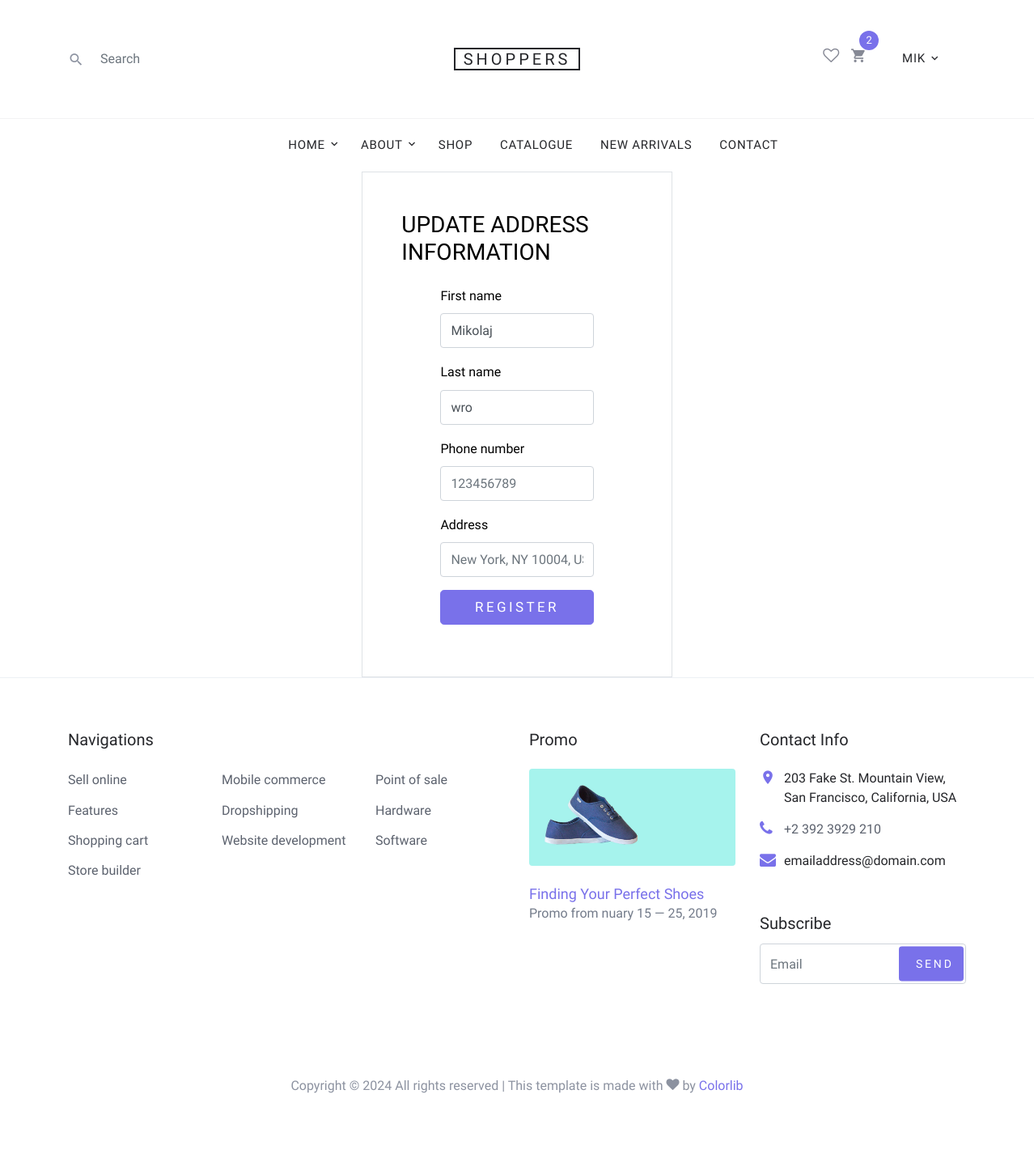
The app's page /user-update-address/ (signed in), older data.
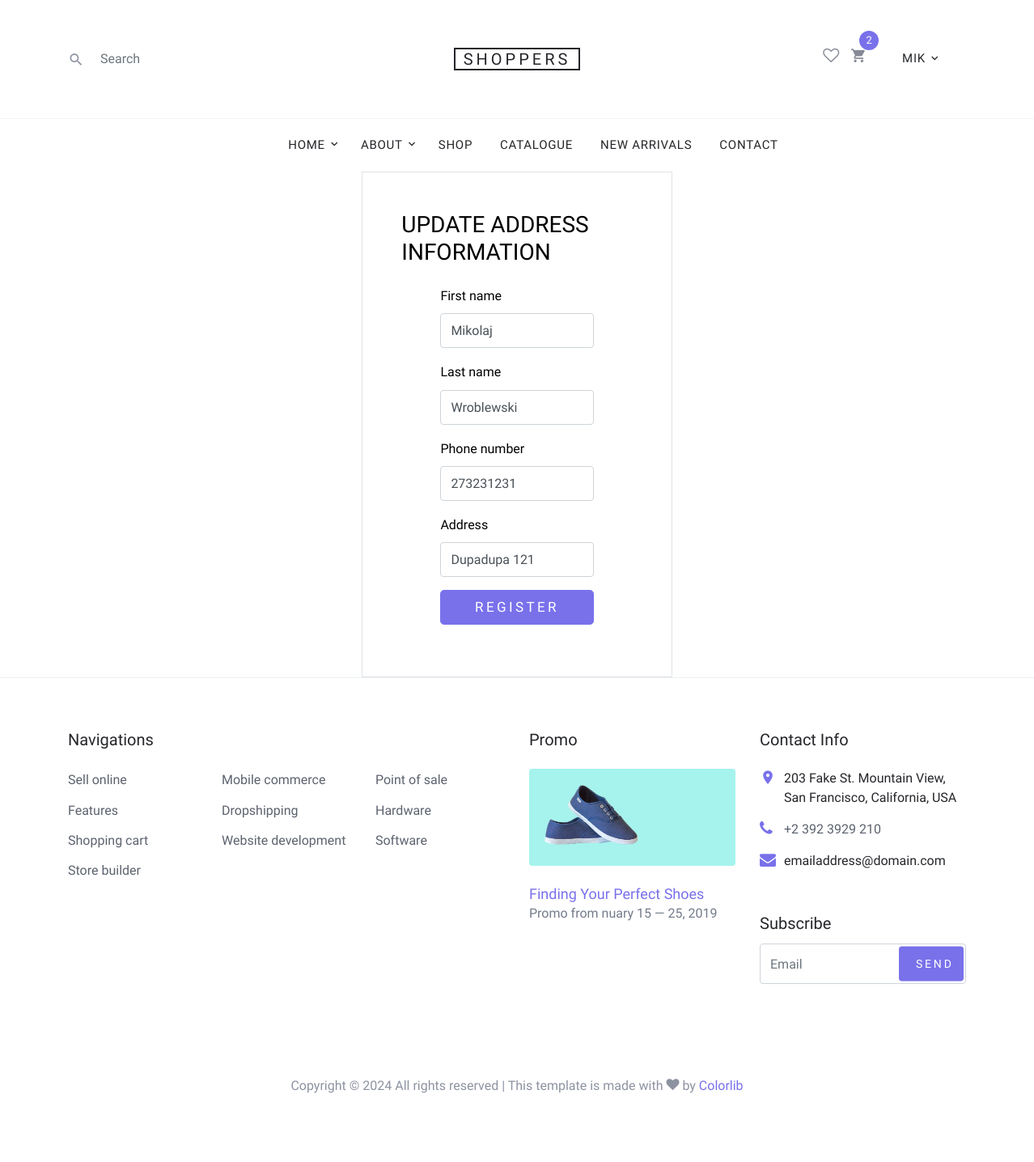
The same page, newer data.
### base/models.py (models this page shows, shortened)
class CustomUser(AbstractUser):
    phone_number = models.CharField(max_length=20, blank=True)
    email = models.EmailField(unique=True, null=True)
    address = models.TextField(blank=True)
    USERNAME_FIELD = 'email'
    REQUIRED_FIELDS = []

### base/views.py (the view, shortened to what this page needs)
# urls.py: path('user-update-address/', views.user_address_update, name='user-update-address'),
def user_address_update(request):
    user = request.user
    username = request.user.username
    form = UserAddressForm(instance=user)
    return render(request, 'base/user-update-address.html', {'form': form})

### base/forms.py
class UserAddressForm(forms.ModelForm):
    first_name = forms.CharField(
        label='First name',
        required=True,
        widget=forms.TextInput(attrs={'class': 'form-control', 'placeholder': 'John'}),
    )
    last_name = forms.CharField(
        label='Last name',
        required=True,
        widget=forms.TextInput(attrs={'class': 'form-control', 'placeholder': 'Doe'}),
    )
    phone_number = forms.CharField(
        label='Phone number',
        required=True,
        widget=forms.TextInput(attrs={'class': 'form-control', 'placeholder': '123456789'}),
    )
    address = forms.CharField(
        label='Address',
        required=True,
        widget=forms.TextInput(attrs={'class': 'form-control', 'placeholder': 'New York, NY 10004, US'}),
    )
    usable_password = None
    class Meta:
        model = CustomUser
        fields = ('first_name', 'last_name', 'phone_number', 'address')

### base/templates/base/user-update-address.html (shortened to what this page needs)
{% extends 'main.html' %}
{% load static %}
{% block content %}
<div class="login-form" style=" width: 30%; margin: 0 auto;">
    <form action="" method="post">
        <div class="p-3 p-lg-5 border">
            <h3 class="mb-4 h3 text-uppercase text-black d-block">Update Address Information</h3>
            {% for field in form %}
            <div class="form-group row">
                <div class="login-form" style=" width: 60%; margin: 0 auto;">
                    <label for="room_name" class="text-black">{{field.label}}</label>
                    {{field}}
                </div>
            </div>
            {% endfor %}
            <div class="form-group row">
                <div class="login-form" style=" width: 60%; margin: 0 auto;">
                    <input type="submit" class="btn btn-primary btn-lg btn-block" value="register">
                </div>
            </div>
        </div>
    </form>
</div>
{% endblock content %}

### templates/main.html (shortened to what this page needs)
<!DOCTYPE html>
{% load static %}
<html lang="en">
  <head>
    <link rel="stylesheet" href="{% static 'fonts/icomoon/style.css' %}">
    <link rel="stylesheet" href="{% static 'styles/bootstrap.min.css' %}">
    <link rel="stylesheet" href="{% static 'styles/magnific-popup.css' %}">
    <link rel="stylesheet" href="{% static 'styles/jquery-ui.css' %}">
    <link rel="stylesheet" href="{% static 'styles/owl.carousel.min.css' %}">
    <link rel="stylesheet" href="{% static 'styles/owl.theme.default.min.css' %}">
    <link rel="stylesheet" href="{% static 'styles/aos.css' %}">
    <link rel="stylesheet" href="{% static 'styles/style.css' %}">
  </head>
<body>
{% include 'navbar.html' %}
{% block content %}
{% endblock %}
{% include 'footer.html' %}
</body>
</html>

### templates/navbar.html (shortened to what this page needs)
{% load static %}
<header class="site-navbar" role="banner">
  <div class="site-navbar-top">
    <div class="container">
      <div class="row align-items-center">
        <div class="col-6 col-md-4 order-2 order-md-1 site-search-icon text-left">
          <form action="" class="site-block-top-search">
            <span class="icon icon-search2"></span>
            <input type="text" class="form-control border-0" placeholder="Search">
          </form>
        </div>
        <div class="col-12 mb-3 mb-md-0 col-md-4 order-1 order-md-2 text-center">
          <div class="site-logo">
            <a href="{% url 'home' %}" class="js-logo-clone">Shoppers</a>
          </div>
        </div>
        <div class="col-6 col-md-4 order-3 order-md-3 text-right">
          <div class="site-top-icons">
            <ul>
              <li><a href="{% url 'wishlist' %}"><span class="icon icon-heart-o"></span></a></li>
              <li>
                <a href="{% url 'cart' %}" class="site-cart">
                  <span class="icon icon-shopping_cart"></span>
                  <span class="count">2</span>
                </a>
              </li>
              {% if request.user.is_authenticated %}
              <li>
                <nav class="site-navigation text-right text-md-center" role="navigation">
                  <div class="container">
                    <ul class="site-menu js-clone-nav d-none d-md-block">
                      <li class="has-children">
                        <a href="{% url 'user-page' %}">{{request.user.username}}</a>
                      </li>
                    </ul>
                  </div>
                </nav>
              </li>
              {% else %}
              <li>
                <div class="icon icon-person1">
                  <p><a href="{% url 'login' %}">Login</a></p>
                </div>
              </li>
              {% endif %}
            </ul>
          </div>
        </div>
      </div>
    </div>
  </div>
  <nav class="site-navigation text-right text-md-center" role="navigation">
    <div class="container">
      <ul class="site-menu js-clone-nav d-none d-md-block">
        <li class="has-children">
          <a href="{% url 'home' %}">Home</a>
        </li>
        <li class="has-children">
          <a href="{% url 'about' %}">About</a>
        </li>
        <li><a href="{% url 'shop' %}">Shop</a></li>
        <li><a href="#">Catalogue</a></li>
        <li><a href="#">New Arrivals</a></li>
        <li><a href="{% url 'contact' %}">Contact</a></li>
      </ul>
    </div>
  </nav>
</header>

### templates/footer.html (shortened to what this page needs)
{% load static %}
<footer class="site-footer border-top">
    <div class="container">
        <div class="row">
            <div class="col-lg-6 mb-5 mb-lg-0">
                <div class="row">
                    <div class="col-md-12">
                        <h3 class="footer-heading mb-4">Navigations</h3>
                    </div>
                    <div class="col-md-6 col-lg-4">
                        <ul class="list-unstyled">
                            <li><a href="{% url 'contact' %}">Sell online</a></li>
                            <li><a href="#">Features</a></li>
                            <li><a href="{% url 'cart' %}">Shopping cart</a></li>
                            <li><a href="#">Store builder</a></li>
                        </ul>
                    </div>
                    <div class="col-md-6 col-lg-4">
                        <ul class="list-unstyled">
                            <li><a href="#">Mobile commerce</a></li>
                            <li><a href="#">Dropshipping</a></li>
                            <li><a href="#">Website development</a></li>
                        </ul>
                    </div>
                    <div class="col-md-6 col-lg-4">
                        <ul class="list-unstyled">
                            <li><a href="#">Point of sale</a></li>
                            <li><a href="#">Hardware</a></li>
                            <li><a href="#">Software</a></li>
                        </ul>
                    </div>
                </div>
            </div>
            <div class="col-md-6 col-lg-3 mb-4 mb-lg-0">
                <h3 class="footer-heading mb-4">Promo</h3>
                <a href="#" class="block-6">
                    <img src="{% static 'images/hero_1.jpg' %}" alt="Image placeholder" class="img-fluid rounded mb-4">
                    <h3 class="font-weight-light  mb-0">Finding Your Perfect Shoes</h3>
                    <p>Promo from nuary 15 &mdash; 25, 2019</p>
                </a>
            </div>
            <div class="col-md-6 col-lg-3">
                <div class="block-5 mb-5">
                    <h3 class="footer-heading mb-4">Contact Info</h3>
                    <ul class="list-unstyled">
                        <li class="address">203 Fake St. Mountain View, San Francisco, California, USA</li>
                        <li class="phone"><a href="tel://23923929210">+2 392 3929 210</a></li>
                        <li class="email">emailaddress@domain.com</li>
                    </ul>
                </div>
                <div class="block-7">
                    <form action="#" method="post">
                        <label for="email_subscribe" class="footer-heading">Subscribe</label>
                        <div class="form-group">
                            <input type="text" class="form-control py-4" id="email_subscribe" placeholder="Email">
                            <input type="submit" class="btn btn-sm btn-primary" value="Send">
                        </div>
                    </form>
                </div>
            </div>
        </div>
        <div class="row pt-5 mt-5 text-center">
            <div class="col-md-12">
                <p>
                    Copyright &copy;
                    <script>document.write(new Date().getFullYear());</script> All rights reserved | This template is
                    made with
                    <i class="icon-heart" aria-hidden="true"></i> by <a href="https://colorlib.com" target="_blank"
                        class="text-primary">Colorlib</a>
                </p>
            </div>
        </div>
    </div>
</footer>

### static/styles/style.css (style rules this page uses)
body { line-height: 1.7; color: #8c92a0; font-weight: 300; font-size: 16px; }
a { -webkit-transition: .3s all ease; -o-transition: .3s all ease; transition: .3s all ease; }
.text-black { color: #000; }
.btn { text-transform: uppercase; position: relative; -webkit-transition: 0.2s all ease-in-out !important; -o-transition: 0.2s all ease-in-out !important; transition: 0.2s all ease-in-out !important; top: 0; letter-spacing: .05em; }
.btn.btn-sm { font-size: 14px !important; padding: 10px 20px !important; }
.btn.btn-primary { font-size: 17px; font-weight: 300; letter-spacing: .2em; }
.form-control { height: 43px; }
.border-top { border-top: 1px solid #edf0f5 !important; }
.site-footer { padding: 4em 0; }
.site-footer ul li { margin-bottom: 10px; }
.site-footer ul li a { color: #5c626e; }
.site-footer .footer-heading { font-size: 20px; color: #25262a; }
.site-navbar { background: #fff; margin-bottom: 0px; z-index: 1999; position: relative; }
.site-navbar .site-navbar-top { border-bottom: 1px solid #f3f3f4; padding-top: 20px; padding-bottom: 20px; margin-bottom: 0px; }
@media (min-width: 768px) { .site-navbar .site-navbar-top { padding-top: 40px; padding-bottom: 40px; } }
.site-navbar .site-logo a { text-transform: uppercase; color: #25262a; letter-spacing: .2em; font-size: 20px; padding-left: 10px; padding-right: 10px; border: 2px solid #25262a; }
.site-navbar a { color: #868995; }
.site-navbar .icon { font-size: 20px; }
.site-navbar .site-top-icons ul, .site-navbar .site-top-icons ul li { padding: 0; margin: 0; list-style: none; }
.site-navbar .site-top-icons ul li { display: inline-block; }
.site-navbar .site-top-icons ul li a { margin-right: 10px; }
.site-navbar .site-top-icons ul li a.site-cart { display: block; position: relative; }
.site-navbar .site-top-icons ul li a.site-cart .count { position: absolute; top: 0; right: 0; margin-right: -15px; margin-top: -20px; font-size: 13px; width: 24px; height: 24px; line-height: 24px; border-radius: 50%; display: block; text-align: center; background: #7971ea; color: #fff; -webkit-transition: .2s all ease-in-out; -o-transition: .2s all ease-in-out; transition: .2s all ease-in-out; }
.site-navbar .site-top-icons ul li:last-child a { padding-right: 0; }
.site-navbar .site-navigation .site-menu { margin-bottom: 0; }
.site-navbar .site-navigation .site-menu a { text-decoration: none !important; font-size: 15px; display: inline-block; }
.site-navbar .site-navigation .site-menu > li { display: inline-block; padding: 10px 5px; }
.site-navbar .site-navigation .site-menu > li > a { padding: 10px 10px; text-transform: uppercase; letter-spacing: .05em; color: #25262a; font-size: 15px; text-decoration: none !important; }
.site-navbar .site-navigation .site-menu .has-children { position: relative; }
.site-navbar .site-navigation .site-menu .has-children > a { position: relative; padding-right: 20px; }
.site-navbar .site-navigation .site-menu .has-children > a:before { position: absolute; content: "\e313"; font-size: 16px; top: 50%; right: 0; -webkit-transform: translateY(-50%); -ms-transform: translateY(-50%); transform: translateY(-50%); font-family: 'icomoon'; }
.site-navbar .site-navigation .site-menu .has-children a { text-transform: uppercase; }
.block-5 ul, .block-5 ul li { list-style: none; padding: 0; margin: 0; line-height: 1.5; }
.block-5 ul li { padding-left: 30px; position: relative; margin-bottom: 15px; color: #25262a; }
.block-5 ul li:before { top: 0; font-family: "icomoon"; content: ""; position: absolute; left: 0; font-size: 20px; line-height: 1; color: #7971ea; }
.block-5 ul li.address:before { content: "\e8b4"; }
.block-5 ul li.email:before { content: "\f0e0"; }
.block-5 ul li.phone:before { content: "\f095"; }
.block-6 { display: block; }
.block-6 img { display: block; }
.block-6 h3 { font-size: 18px; }
.block-6 p { color: #737b8a; }
.block-7 .form-group { position: relative; }
.block-7 .form-control { padding-right: 96px; }
.block-7 .btn { position: absolute; width: 80px; top: 50%; -webkit-transform: translateY(-50%); -ms-transform: translateY(-50%); transform: translateY(-50%); right: 3px; }
.site-block-top-search { position: relative; }
.site-block-top-search .icon { position: absolute; left: 0; top: 50%; -webkit-transform: translateY(-50%); -ms-transform: translateY(-50%); transform: translateY(-50%); }
.site-block-top-search input { padding-left: 40px; -webkit-transition: .3s all ease-in-out; -o-transition: .3s all ease-in-out; transition: .3s all ease-in-out; }

Row changes from the older to the newer data that the page shows:
changed CustomUser "MIK": last_name "wro" → "Wroblewski"; phone_number (not shown) → "273231231"; address (not shown) → "Dupadupa 121"
